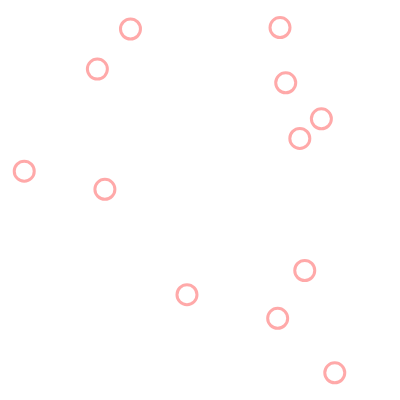
Frame 1 (no input)
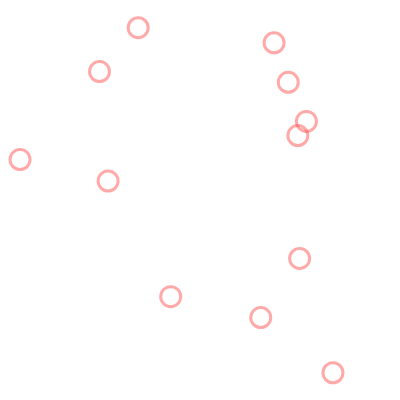
Frame 60 (no input)
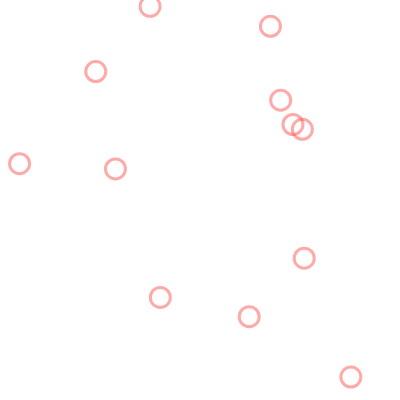
Frame 120 (the mouse pressed at the canvas centre since frame 60)

The p5.js sketch that drew these frames (run headless with seeded random() and noise() and a simulated clock; from frame 60 on, the mouse is pressed at the canvas centre):

// p5.js sketch
// ── sketch.js
var vs;

class Bubble{
  constructor(x,y){
    this.x = x ;
    this.y = y;
  }
  show(){
    ellipse(this.x,this.y,20)
  }
  move(){
    this.x = this.x + random(-2,2);
    this.y = this.y + random(-2,2);
  }

}

var bbls = [];

function setup() {
  createCanvas(400,400)
  colorMode(RGB,255,255,255,255);
  //vs = height / 2
  for (i=0;i<12;i++){
    bbls[i] = new Bubble(random(0,width),random(0,height));
  }
}

function draw() {
  background(255);
	stroke(255,80,80,125);
  strokeWeight(3);
  noFill();
  // line(0,vs,width,vs);
  // vs += 1;
  // if(vs == height ){
  //   vs = 0;
  //   console.log(vs);
  // }
  for (i=0;i<12;i++){
    bbls[i].show();
    bbls[i].move();
  }
  smooth();
}
